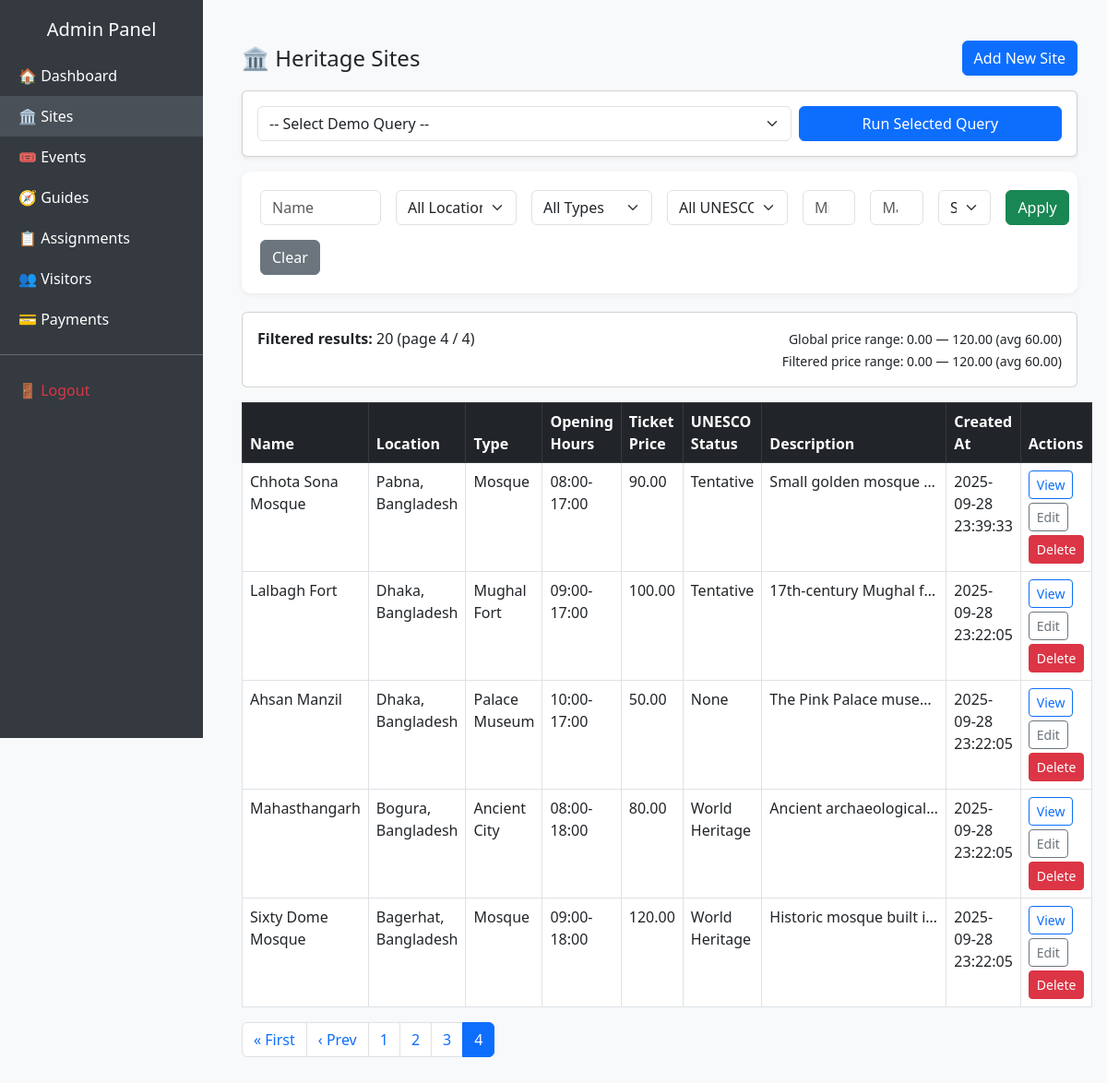
The app's page /admin/manage_sites.php?&page=4 (signed in) with its own data.
### tables this page shows
CREATE TABLE IF NOT EXISTS HeritageSites (
  site_id INT AUTO_INCREMENT PRIMARY KEY,
  name VARCHAR(150) NOT NULL,
  location VARCHAR(200),
  type VARCHAR(100),
  opening_hours VARCHAR(100),
  ticket_price DECIMAL(10,2) DEFAULT 0,
  unesco_status ENUM('None','Tentative','World Heritage') DEFAULT 'None',
  description TEXT,
  created_at TIMESTAMP DEFAULT CURRENT_TIMESTAMP
);

### admin/manage_sites.php (the view, shortened to what this page needs)
<?php
require_once 'headerFooter.php';
require_once __DIR__ . '/../includes/db_connect.php';
function h($s){ return htmlspecialchars((string)$s, ENT_QUOTES | ENT_HTML5); }
$filter_name = trim($_GET['filter_name'] ?? '');
$filter_price_min = (isset($_GET['filter_price_min']) && $_GET['filter_price_min'] !== '') ? (float)$_GET['filter_price_min'] : null;
$filter_price_max = (isset($_GET['filter_price_max']) && $_GET['filter_price_max'] !== '') ? (float)$_GET['filter_price_max'] : null;
$page = max(1, (int)($_GET['page'] ?? 1));
$perPage = 5;
$globalStats = $pdo->query("SELECT COUNT(*) AS total, MIN(ticket_price) AS min_price, MAX(ticket_price) AS max_price, AVG(ticket_price) AS avg_price FROM HeritageSites")->fetch(PDO::FETCH_ASSOC);
$globalMin = $globalStats['min_price'] !== null ? (float)$globalStats['min_price'] : 0.00;
$globalMax = $globalStats['max_price'] !== null ? (float)$globalStats['max_price'] : 0.00;
$globalAvg = $globalStats['avg_price'] !== null ? (float)$globalStats['avg_price'] : 0.00;
$where = ' WHERE 1=1';
$params = [];
$order_by = 'created_at DESC';
$totalStmt = $pdo->prepare("SELECT COUNT(*) FROM HeritageSites $where");
$totalStmt->execute($params);
$totalRows = (int)$totalStmt->fetchColumn();
$totalPages = max(1, (int)ceil($totalRows / $perPage));
$offset = ($page - 1) * $perPage;
$query = "SELECT * FROM HeritageSites $where ORDER BY $order_by LIMIT :offset, :perPage";
$stmt = $pdo->prepare($query);
$stmt->bindValue(':offset', (int)$offset, PDO::PARAM_INT);
$stmt->bindValue(':perPage', (int)$perPage, PDO::PARAM_INT);
$stmt->execute();
$sites = $stmt->fetchAll(PDO::FETCH_ASSOC);
$filteredStatsStmt = $pdo->prepare("SELECT COUNT(*) AS total, MIN(ticket_price) AS min_price, MAX(ticket_price) AS max_price, AVG(ticket_price) AS avg_price FROM HeritageSites $where");
$filteredStatsStmt->execute($params);
$filteredStats = $filteredStatsStmt->fetch(PDO::FETCH_ASSOC);
?>
<!doctype html>
<html lang="en">
<head>
<link href="https://cdn.jsdelivr.net/npm/bootstrap@5.3.0/dist/css/bootstrap.min.css" rel="stylesheet">
</head>
<body>
<div class="container py-4">
    <div class="d-flex justify-content-between align-items-center mb-3">
        <h4 class="m-0">🏛️ Heritage Sites</h4>
        <div>
            <a class="btn btn-primary" href="site_edit.php">Add New Site</a>
        </div>
    </div>
    <div class="card mb-3 p-3 shadow-sm">
      <form method="post" class="row g-2 align-items-center">
        <div class="col-md-8">
          <select name="query_key" class="form-select" required>
            <option value="">-- Select Demo Query --</option>
          </select>
        </div>
        <div class="col-md-4">
          <button class="btn btn-primary w-100">Run Selected Query</button>
        </div>
      </form>
    </div>
    <div class="filter-card">
        <form class="row g-3" method="get" novalidate>
            <div class="col-md-2"><input type="text" name="filter_name" class="form-control" placeholder="Name" value="<?= h($filter_name) ?>"></div>
            <div class="col-md-2">
                <select name="filter_location" class="form-select">
                    <option value="">All Locations</option>
                </select>
            </div>
            <div class="col-md-2">
                <select name="filter_type" class="form-select">
                    <option value="">All Types</option>
                </select>
            </div>
            <div class="col-md-2">
                <select name="filter_unesco" class="form-select">
                    <option value="">All UNESCO</option>
                </select>
            </div>
            <div class="col-md-1"><input type="number" step="1" min="<?= h((string)$globalMin) ?>" max="<?= h((string)$globalMax) ?>" name="filter_price_min" class="form-control" placeholder="Min" value="<?= h($filter_price_min ?? '') ?>"></div>
            <div class="col-md-1"><input type="number" step="1" min="<?= h((string)$globalMin) ?>" max="<?= h((string)$globalMax) ?>" name="filter_price_max" class="form-control" placeholder="Max" value="<?= h($filter_price_max ?? '') ?>"></div>
            <div class="col-md-1">
                <select name="sort_price" class="form-select">
                    <option value="">Sort Price</option>
                </select>
            </div>
            <div class="col-md-1 d-grid"><button class="btn btn-success">Apply</button></div>
            <div class="col-md-1 d-grid"><a class="btn btn-secondary" href="manage_sites.php">Clear</a></div>
        </form>
    </div>
    <div class="mb-3">
        <div class="card p-3">
            <div class="row">
                <div class="col-md-6"><strong>Filtered results:</strong> <?= (int)($filteredStats['total'] ?? 0) ?> (page <?= $page ?> / <?= $totalPages ?>)</div>
                <div class="col-md-6 text-md-end">
                    <small>Global price range: <?= number_format((float)$globalMin, 2) ?> — <?= number_format((float)$globalMax, 2) ?> (avg <?= number_format((float)$globalAvg, 2) ?>)</small><br>
                    <small>Filtered price range: <?= $filteredStats['min_price'] !== null ? number_format((float)$filteredStats['min_price'], 2) : '-' ?> — <?= $filteredStats['max_price'] !== null ? number_format((float)$filteredStats['max_price'], 2) : '-' ?> (avg <?= $filteredStats['avg_price'] !== null ? number_format((float)$filteredStats['avg_price'], 2) : '-' ?>)</small>
                </div>
            </div>
        </div>
    </div>
    <?php if (empty($sites)): ?>
        <div class="alert alert-info">No heritage sites found with these filters.</div>
    <?php else: ?>
        <table class="table table-hover table-bordered bg-white">
            <thead class="table-dark">
                <tr>
                    <th>Name</th>
                    <th>Location</th>
                    <th>Type</th>
                    <th>Opening Hours</th>
                    <th>Ticket Price</th>
                    <th>UNESCO Status</th>
                    <th>Description</th>
                    <th>Created At</th>
                    <th>Actions</th>
                </tr>
            </thead>
            <tbody>
            <?php foreach ($sites as $s): ?>
                <tr>
                    <td><?= h($s['name']) ?></td>
                    <td><?= h($s['location']) ?></td>
                    <td><?= h($s['type']) ?></td>
                    <td><?= h($s['opening_hours']) ?></td>
                    <td><?= number_format((float)($s['ticket_price'] ?? 0), 2) ?></td>
                    <td><?= h($s['unesco_status']) ?></td>
                    <td class="truncate" title="<?= h($s['description']) ?>"><?= h($s['description']) ?></td>
                    <td><?= h($s['created_at']) ?></td>
                    <td>
                        <a href="../site_view.php?id=<?= (int)$s['site_id'] ?>" class="btn btn-sm btn-outline-primary mb-1">View</a>
                        <a class="btn btn-sm btn-outline-secondary mb-1" href="site_edit.php?id=<?= (int)$s['site_id'] ?>">Edit</a>
                        <form method="post" class="d-inline" onsubmit="return confirm('Delete site?');">
                            <button type="submit" class="btn btn-sm btn-danger">Delete</button>
                        </form>
                    </td>
                </tr>
            <?php endforeach; ?>
            </tbody>
        </table>
        <?php if ($totalPages > 1): ?>
            <nav aria-label="pagination">
                <ul class="pagination">
                    <?php
                    $baseParams = $_GET;
                    unset($baseParams['page']);
                    $baseUrl = '?' . http_build_query($baseParams);
                    $start = max(1, $page - 5);
                    $end = min($totalPages, $page + 5);
                    if ($page > 1) {
                        echo '<li class="page-item"><a class="page-link" href="'.$baseUrl.'&page=1">« First</a></li>';
                        echo '<li class="page-item"><a class="page-link" href="'.$baseUrl.'&page='.($page-1).'">‹ Prev</a></li>';
                    }
                    for ($p = $start; $p <= $end; $p++) {
                        $active = $p === $page ? ' active' : '';
                        echo '<li class="page-item'.$active.'"><a class="page-link" href="'.$baseUrl.'&page='.$p.'">'.$p.'</a></li>';
                    }
                    ?>
                </ul>
            </nav>
        <?php endif; ?>
    <?php endif; ?>
</div>
</body>
</html>

### admin/headerFooter.php (style rules this page uses)
body { background-color: #f8f9fa; }

### admin/manage_sites.php (style rules this page uses)
body { background-color: #f8f9fa; }
.filter-card { background: #fff; padding: 20px; border-radius: 10px; box-shadow: 0 2px 6px rgba(0,0,0,0.06); margin-bottom: 20px; }
.truncate { max-width: 200px; white-space: nowrap; overflow: hidden; text-overflow: ellipsis; }

### records on screen
heritagesites: name "Chhota Sona Mosque", location "Pabna, Bangladesh", type "Mosque", opening_hours "08:00-17:00", ticket_price "90.00", unesco_status "Tentative", description "Small golden mosque…", created_at "2025-09-28 23:39:33"
heritagesites: name "Lalbagh Fort", location "Dhaka, Bangladesh", type "Mughal Fort", opening_hours "09:00-17:00", ticket_price "100.00", unesco_status "Tentative", description "17th-century Mughal f…", created_at "2025-09-28 23:22:05"
heritagesites: name "Ahsan Manzil", location "Dhaka, Bangladesh", type "Palace Museum", opening_hours "10:00-17:00", ticket_price "50.00", unesco_status "None", description "The Pink Palace muse…", created_at "2025-09-28 23:22:05"
heritagesites: name "Mahasthangarh", location "Bogura, Bangladesh", type "Ancient City", opening_hours "08:00-18:00", ticket_price "80.00", unesco_status "World Heritage", description "Ancient archaeological…", created_at "2025-09-28 23:22:05"
heritagesites: name "Sixty Dome Mosque", location "Bagerhat, Bangladesh", type "Mosque", opening_hours "09:00-18:00", ticket_price "120.00", unesco_status "World Heritage", description "Historic mosque built i…", created_at "2025-09-28 23:22:05"

### other values on screen
$filteredStats['total'] "20"
$page "4"
$totalPages "4"
$globalMin "0.00"
$globalMax "120.00"
$globalAvg "60.00"
$filteredStats['min_price'] "0.00"
$filteredStats['max_price'] "120.00"
$filteredStats['avg_price'] "60.00"
